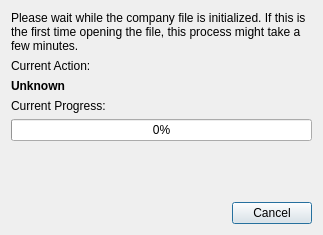
<?xml version="1.0" encoding="UTF-8"?>
<ui version="4.0">
 <class>CompanyInitializationDialog</class>
 <widget class="QDialog" name="CompanyInitializationDialog">
  <property name="geometry">
   <rect>
    <x>0</x>
    <y>0</y>
    <width>323</width>
    <height>235</height>
   </rect>
  </property>
  <property name="windowTitle">
   <string>Company Initialization</string>
  </property>
  <layout class="QVBoxLayout" name="verticalLayout">
   <item>
    <layout class="QGridLayout" name="gridLayout">
     <item row="2" column="0">
      <widget class="QLabel" name="lblCurrentAction">
       <property name="font">
        <font>
         <weight>75</weight>
         <bold>true</bold>
        </font>
       </property>
       <property name="text">
        <string>Unknown</string>
       </property>
      </widget>
     </item>
     <item row="1" column="0">
      <widget class="QLabel" name="label_2">
       <property name="text">
        <string>Current Action:</string>
       </property>
      </widget>
     </item>
     <item row="4" column="0">
      <widget class="QProgressBar" name="prgProgress">
       <property name="maximum">
        <number>100</number>
       </property>
       <property name="value">
        <number>0</number>
       </property>
      </widget>
     </item>
     <item row="3" column="0">
      <widget class="QLabel" name="label_4">
       <property name="text">
        <string>Current Progress:</string>
       </property>
      </widget>
     </item>
     <item row="0" column="0">
      <widget class="QLabel" name="label">
       <property name="text">
        <string>Please wait while the company file is initialized. If this is the first time opening the file, this process might take a few minutes.</string>
       </property>
       <property name="scaledContents">
        <bool>false</bool>
       </property>
       <property name="wordWrap">
        <bool>true</bool>
       </property>
      </widget>
     </item>
     <item row="5" column="0">
      <spacer name="verticalSpacer">
       <property name="orientation">
        <enum>Qt::Vertical</enum>
       </property>
       <property name="sizeHint" stdset="0">
        <size>
         <width>20</width>
         <height>40</height>
        </size>
       </property>
      </spacer>
     </item>
    </layout>
   </item>
   <item>
    <layout class="QHBoxLayout" name="horizontalLayout">
     <item>
      <spacer name="horizontalSpacer">
       <property name="orientation">
        <enum>Qt::Horizontal</enum>
       </property>
       <property name="sizeHint" stdset="0">
        <size>
         <width>40</width>
         <height>20</height>
        </size>
       </property>
      </spacer>
     </item>
     <item>
      <widget class="QPushButton" name="pushButton">
       <property name="text">
        <string>Cancel</string>
       </property>
      </widget>
     </item>
    </layout>
   </item>
  </layout>
 </widget>
 <resources/>
 <connections/>
</ui>
